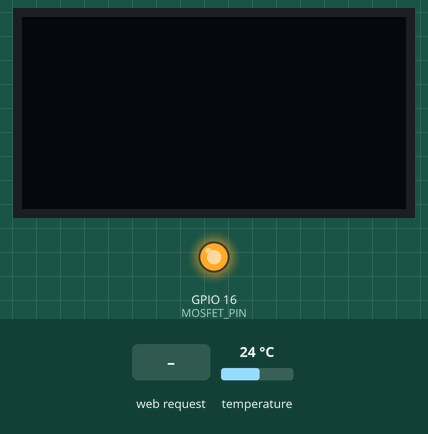
Bench run of a program on a simulated ESP32. Parts: 128×64 one-colour display, output pins drawn as LEDs (lit = HIGH). Inputs (shaded band) come from the test bench; at power-on: temperature 24 °C. WiFi joins after 1.5 s; servers stay silent unless stated; the local clock reads 2024-03-15 10:24:30 at power-on unless the program sets it; what the program prints to the serial monitor is not drawn.

Above: at 5.2 s.
5.3 s: HTTP request GET /setTimes?start=1&end=1 received
At 15.3 s:
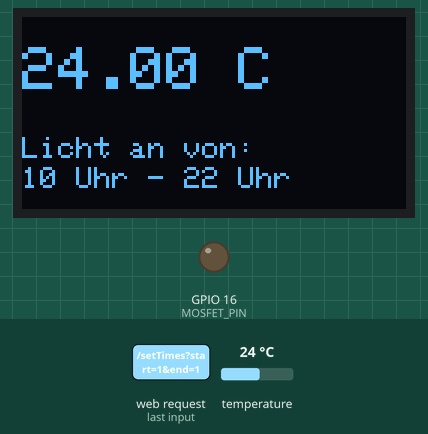
16.3 s: temperature set to 12 °C
At 26.8 s:
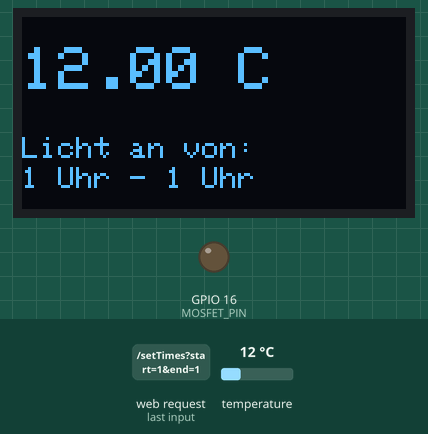
27.1 s: temperature set to 19 °C
At 37.0 s:
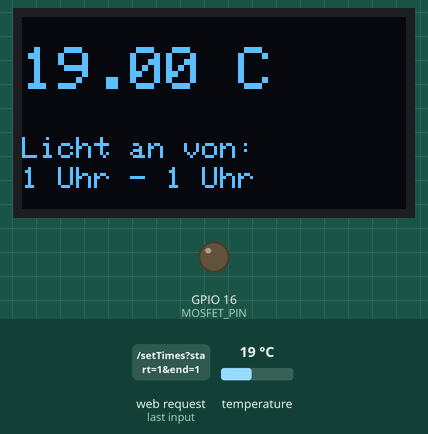
37.9 s: temperature set to 28 °C
At 48.5 s:
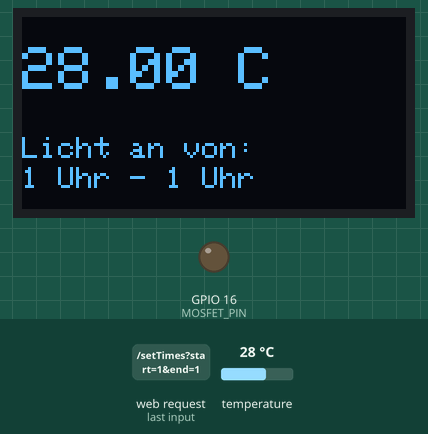
Timing chart, 0 to 49.7 s (numbered marks = the images above; inputs shaded):
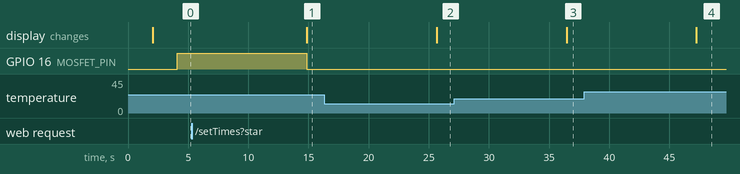

Measured:
- after the input at 5.3 s, GPIO 16 (MOSFET_PIN): HIGH → LOW after 9.6 s
- after the input at 16.3 s, the display: changes after 9.4 s (image 2)
- after the input at 27.1 s, the display: changes after 9.3 s (image 3)
- after the input at 37.9 s, the display: changes after 9.3 s (image 4)

The program:

main.cpp
```cpp
#include <Arduino.h>
#include <WiFi.h>
#include <WebServer.h>
#include <DallasTemperature.h>
#include <OneWire.h>
#include <Adafruit_GFX.h>
#include <Adafruit_SSD1306.h>
#include <Wire.h>
#include "time.h"

const char* ssid = "REPLACE_WITH_YOUR_SSID";
const char* password = "REPLACE_WITH_YOUR_PASSWORD";

// NTP-Server for current time
const char* ntpServer = "pool.ntp.org";
const long  gmtOffset_sec = 3600;
const int   daylightOffset_sec = 0; // 0 Wintertime; 3600 Summertime

WebServer server(8080);

#define SCREEN_WIDTH 128 // OLED display width, in pixels
#define SCREEN_HEIGHT 64 // OLED display height, in pixels

// Declaration for an SSD1306 display connected to I2C (SDA, SCL pins)
Adafruit_SSD1306 display(SCREEN_WIDTH, SCREEN_HEIGHT, &Wire, -1);

#define ONE_WIRE_BUS 4  // GPIO for DS18B20
OneWire oneWire(ONE_WIRE_BUS);
DallasTemperature sensors(&oneWire);

#define MOSFET_PIN 16

int startHour = 10; // Standard start time
int endHour = 22;   // Standard end time

// Graph for temperature
float hourlyTemperatures[24] = {0}; // Array for 24 hours

// HTML with Dropdown menu
const char index_html[] PROGMEM = R"rawliteral(
<!DOCTYPE HTML>
<html lang="de">
<head>
  <meta name="viewport" content="width=device-width, initial-scale=1">
  <script src="https://cdn.jsdelivr.net/npm/chart.js"></script>
  <style>
    body {
      font-family: 'Segoe UI', Tahoma, Geneva, Verdana, sans-serif;
      background-color: #f0f8ff;
      margin: 0;
      padding: 0;
      color: #333;
      text-align: center;
    }

    h1 {
      color: #1c509d;
      margin-top: 30px;
      font-size: 36px;
    }

    p {
      font-size: 16px;
      margin: 10px 0;
    }

    .container {
      margin: 20px auto;
      width: 90%;
      max-width: 400px;
    }

    select {
      padding: 10px;
      font-size: 16px;
      border: 1px solid #ccc;
      border-radius: 10px;
      margin: 10px;
      width: 25%;
      background-color: #f9f9f9;
      box-sizing: border-box;
      box-shadow: 0 4px 8px rgba(0, 0, 0, 0.2);
      text-align: center;
    }

    select:focus {
      border-color: #1c509d;
      outline: none;
    }

    .btn {
      padding: 12px 20px;
      font-size: 16px;
      background-color: #1c509d;
      color: white;
      border: none;
      border-radius: 8px;
      cursor: pointer;
      box-shadow: 0 4px 8px rgba(0, 0, 0, 0.2);
      transition: all 0.3s ease;
      margin-top: 10px;
    }

    .btn:hover {
      background-color: #64a2ff;
      transform: translateY(-2px);
    }

    .btn:active {
      transform: translateY(2px);
    }

    .temp-info {
      margin-top: 30px;
      margin-bottom: 40px;
      font-size: 18px;
      font-weight: bold;
      color: #1c509d;
    }

    .chart-container {
      margin-top: 40px;
      max-width: 800px;
      margin-left: auto;
      margin-right: auto;
    }

    .footer {
      font-size: 12px;
      color: #888;
      margin-top: 30px;
    }
  </style>
</head>
<body>

  <h1>Smartes Aquarium</h1>

  <div class="container">
    <p class="temp-info" id="currentTemp">Aktuelle Temperatur: Wird geladen...</p>

    <p>Startzeit wählen:</p>
    <select id="startHour">%STARTHOUR_OPTIONS%</select>

    <p>Endzeit wählen:</p>
    <select id="endHour">%ENDHOUR_OPTIONS%</select>

  </div>
    <button class="btn" onclick="setTimes()">Speichern</button>

  <div class="chart-container">
    <canvas id="tempChart"></canvas>
  </div>

  <script>
    function setTimes() {
      var start = document.getElementById("startHour").value;
      var end = document.getElementById("endHour").value;
      fetch("/setTimes?start=" + start + "&end=" + end);
      alert("Zeiten gespeichert!");
    }

    async function loadTemperatureData() {
      let response = await fetch("/getTemperatureData");
      let data = await response.json();

      let tempData = data.temperatures;
      let currentTemp = data.currentTemp;

      // update graph
      const ctx = document.getElementById('tempChart').getContext('2d');
      new Chart(ctx, {
        type: 'line',
        data: {
          labels: Array.from({ length: 24 }, (_, i) => i + ":00"),
          datasets: [{
            label: 'Temperatur (°C)',
            data: tempData,
            borderColor: '#1c509d',
            backgroundColor: 'rgba(28, 80, 157, 0.2)',
            fill: true,
            lineTension: 0.2,
            pointRadius: 0,
          }]
        },
        options: {
          responsive: true,
          scales: {
            y: {
              min: 17,
              ticks: {
                stepSize: 0.2,
                font: { size: 12 }
              }
            }
          }
        }
      });

      // Display current temperature
      document.getElementById("currentTemp").innerHTML = `Aktuelle Temperatur: ${currentTemp.toFixed(2)} °C`;
    }

    setInterval(loadTemperatureData, 10000);
  </script>

</body>
</html>)rawliteral";

// Dropdown for hour selection
String generateHourOptions(int selectedHour) {
    String options = "";
    for (int i = 0; i < 24; i++) {
        options += "<option value='" + String(i) + "'";
        if (i == selectedHour) options += " selected";
        options += ">" + String(i) + ":00</option>";
    }
    return options;
}

// Deliver HTML page with current times
void handleRoot() {
    String html = index_html;
    html.replace("%STARTHOUR_OPTIONS%", generateHourOptions(startHour));
    html.replace("%ENDHOUR_OPTIONS%", generateHourOptions(endHour));

    server.sendHeader("Content-Type", "text/html; charset=utf-8");
    server.send(200, "text/html", html);
}

// API to store the times
void handleSetTimes() {
    if (server.hasArg("start") && server.hasArg("end")) {
        startHour = server.arg("start").toInt();
        endHour = server.arg("end").toInt();
        Serial.printf("Neue Zeiten: Start=%d Uhr, Ende=%d Uhr\n", startHour, endHour);
        server.send(200, "text/plain", "Zeiten gespeichert");
    } else {
        server.send(400, "text/plain", "Fehlende Parameter");
    }
}

// API for temperature data
void handleGetTemperatureData() {
    struct tm timeinfo;
    if (getLocalTime(&timeinfo)) {
        int currentHour = timeinfo.tm_hour;
        float currentTemp = hourlyTemperatures[currentHour];

        // JSON string with all temperatures + current temperature
        String json = "{";
        json += "\"temperatures\":[";
        for (int i = 0; i < 24; i++) {
            json += String(hourlyTemperatures[i]);
            if (i < 23) json += ",";
        }
        json += "],";
        json += "\"currentTemp\":" + String(currentTemp);
        json += "}";

        server.send(200, "application/json", json);
    } else {
        server.send(500, "application/json", "{\"error\":\"Zeit konnte nicht abgerufen werden\"}");
    }
}

// LED control based on the current time
void checkTime() {
    struct tm timeinfo;
    if (!getLocalTime(&timeinfo)) {
        Serial.println("Fehler beim Abrufen der Zeit");
        return;
    }

    int hour = timeinfo.tm_hour;
    int min = timeinfo.tm_min;

    Serial.printf("Aktuelle Uhrzeit: %d:%d Uhr\n", hour, min);

    // If current time is between start and end time -> turn LED on
    if ((startHour <= endHour && hour >= startHour && hour < endHour) ||
    (startHour > endHour && (hour >= startHour || hour < endHour))) {
        digitalWrite(MOSFET_PIN, HIGH); // MOSFET on -> LED on
        Serial.println("LED AN");
    } else {
        digitalWrite(MOSFET_PIN, LOW);  // MOSFET off -> LED off
        Serial.println("LED AUS");
    }
}

void displayTemperature(float temp) {
    display.clearDisplay();

    display.setTextSize(2);
    display.setCursor(0, 10);
    display.print(temp);
    display.print(" C");

    display.setTextSize(1);
    display.setCursor(0, 40);
    display.print("Licht an von:");

    display.setCursor(0, 50);
    display.print(startHour);
    display.print(" Uhr - ");

    display.print(endHour);
    display.print(" Uhr");
    display.display();
}


void updateTemperature() {
    struct tm timeinfo;
    if (getLocalTime(&timeinfo)) {
        int currentHour = timeinfo.tm_hour;
        sensors.requestTemperatures();
        float temp = sensors.getTempCByIndex(0);
        hourlyTemperatures[currentHour] = temp;
        Serial.printf("Temperatur um %d:00 Uhr: %.2f °C\n", currentHour, temp);

        displayTemperature(temp);
    }
}

void setup() {
    Serial.begin(115200);
    WiFi.begin(ssid, password);

    while (WiFi.status() != WL_CONNECTED) {
        delay(1000);
        Serial.println("🔄 Verbindung zum WLAN...");
    }

    Serial.println("✅ WLAN verbunden!");
    Serial.println(WiFi.localIP());

    configTime(gmtOffset_sec, daylightOffset_sec, ntpServer);

    pinMode(MOSFET_PIN, OUTPUT);
    digitalWrite(MOSFET_PIN, LOW); // Default off

    sensors.begin();

    server.on("/", handleRoot);
    server.on("/setTimes", handleSetTimes);

    server.on("/getTemperatureData", handleGetTemperatureData);

    if(!display.begin(SSD1306_SWITCHCAPVCC, 0x3C)) {
      Serial.println(F("SSD1306 allocation failed"));
      for(;;);
    }

    delay(2000);
    display.clearDisplay();
    display.setTextColor(WHITE);
    display.display();


    server.begin();
}

void loop() {
    server.handleClient();
    checkTime(); // Checks the time and turns the LED on/off accordingly
    delay(10000); // Check every n milliseconds

    updateTemperature();
}
```
